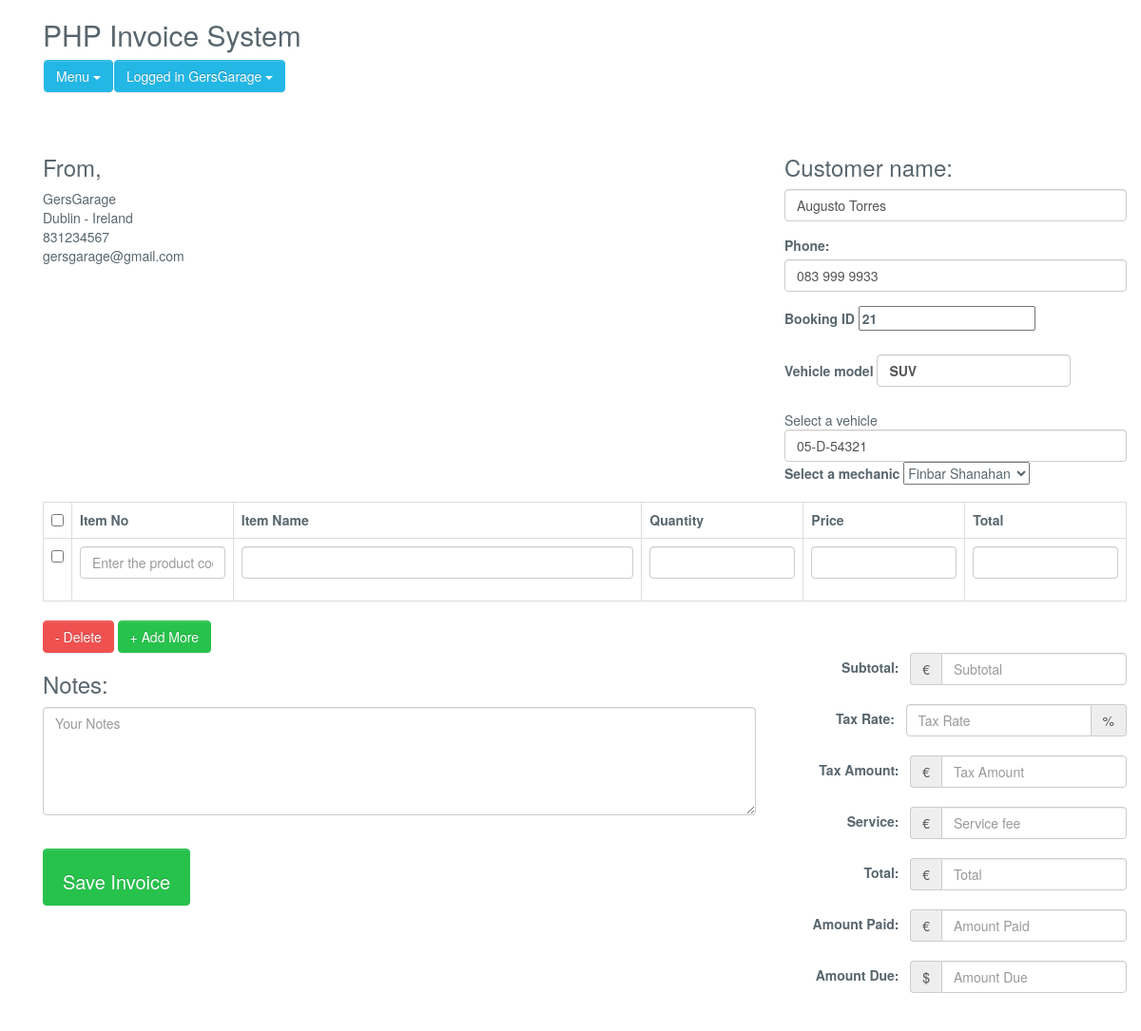
/manager/invoice-system-php/create_invoice.php?id=21 (signed in), run on the app's committed database.
### tables this page shows
CREATE TABLE `bookings` (
  `id` int(11) NOT NULL,
  `name` varchar(200) NOT NULL,
  `phone` varchar(100) NOT NULL,
  `email` varchar(100) NOT NULL,
  `date` date NOT NULL,
  `timeslot` varchar(100) NOT NULL,
  `vehicle_type` int(11) NOT NULL,
  `vehicle_license` varchar(11) NOT NULL,
  `engine_type` int(11) NOT NULL,
  `booking_type` int(11) NOT NULL,
  `comments` varchar(200) NOT NULL,
  `status` int(11) NOT NULL DEFAULT 1,
  `username_id` int(11) NOT NULL
);

CREATE TABLE `vehicle_type` (
  `type_id` int(10) NOT NULL,
  `type_name` varchar(50) NOT NULL
);

### manager/invoice-system-php/create_invoice.php (the view, shortened to what this page needs)
<?php
include('inc/header.php');
$mysqli = new mysqli('localhost', 'root', 'root', 'garage');
$bookingID = $_GET['id'];
$sqlBookings = "SELECT id, name, phone, vehicle_license, type_name FROM bookings LEFT JOIN vehicle_type on bookings.vehicle_type = vehicle_type.type_id where id=$bookingID";
$result = $mysqli->query($sqlBookings);
if ($result->num_rows > 0) {
	while ($booking_data = mysqli_fetch_assoc($result)) {
		$name = $booking_data['name'];
		$phone = $booking_data['phone'];
		$vehicle_license = $booking_data['vehicle_license'];
		$vehicle_type = $booking_data['type_name'];
	}
}
$sql3 = "SELECT * FROM mechanics";
$all_mechanics = mysqli_query($mysqli, $sql3);
?>
<link href="css/style.css" rel="stylesheet">
<?php include('inc/container.php'); ?>
<div class="container content-invoice">
	<form action="" id="invoice-form" method="post" class="invoice-form" role="form" novalidate="">
		<div class="load-animate animated fadeInUp">
			<div class="row">
				<div class="col-xs-8 col-sm-8 col-md-8 col-lg-8">
					<h2 class="title">PHP Invoice System</h2>
					<?php include('menu.php'); ?>
				</div>
			</div>
			<div class="row">
				<div class="col-xs-12 col-sm-4 col-md-4 col-lg-4">
					<h3>From,</h3>
					<?php echo $_SESSION['user']; ?><br>
					<?php echo $_SESSION['address']; ?><br>
					<?php echo $_SESSION['mobile']; ?><br>
					<?php echo $_SESSION['email']; ?><br>
				</div>
				<div class="col-xs-12 col-sm-4 col-md-4 col-lg-4 pull-right">
					<h3>Customer name:</h3>
					<div class="form-group">
						<input type="text" class="form-control" name="companyName" id="companyName" value="<?php echo $name ?>" autocomplete="off">
					</div>
					<div class="form-group">
						<label>Phone: </label>
						<input type="text" class="form-control" name="address" id="address" value="<?php echo $phone ?>"></textarea>
					</div>
					<div class="form-group">
						<label>Booking ID <label>
							<input type="text" name="booking_id" id="booking_id" value="<?php echo $bookingID ?>">
					</div>
					<div class="form-group">
						<label>Vehicle model <label>
							<input type="text" class="form-control" name="vehicleLicense" id="vehicleLicense"
							value="<?php echo $vehicle_type?>" autocomplete="off">
					</div>
					<div>
						<lable>Select a vehicle</label>
							<input type="text" class="form-control" name="vehicle_type" value="<?php echo $vehicle_license?>">
					</div>
					<div class="form-group">
						<label>Select a mechanic</label>
							<select name="mechanic">
								<?php
									while (
										$mechanics = mysqli_fetch_array(
											$all_mechanics,
											MYSQLI_ASSOC
											)
										):
								?>
									<option value="<?php echo $mechanics["mechanic_id"];
									?>">
										<?php echo $mechanics["fullname"];
										?>
									</option>
								<?php
									endwhile;
								?>
							</select>
					</div>
				</div>
			</div>
			<div class="row">
				<div class="col-xs-12 col-sm-12 col-md-12 col-lg-12">
					<table class="table table-bordered table-hover" id="invoiceItem">
						<tr>
							<th width="2%"><input id="checkAll" class="formcontrol" type="checkbox"></th>
							<th width="15%">Item No</th>
							<th width="38%">Item Name</th>
							<th width="15%">Quantity</th>
							<th width="15%">Price</th>
							<th width="15%">Total</th>
						</tr>
						<tr>
							<td>
								<input class="itemRow"type="checkbox">
							</td>
							<td>
							<div class="form-group">
								<input type='text' name="productCode[]" id='productCode_1' class='form-control'
									placeholder='Enter the product code' onkeyup="GetDetail(this.value, 1)" value="">
							</div>
							</td>
							<td>
							<div class="form-group">
								<input type="text" name="productName[]" id="productName_1" class="form-control"
							 value="" autocomplete="off">
							</div>
							</td>
							<td>
								<input type="number" name="quantity[]" id="quantity_1" class="form-control quantity"
									autocomplete="off">
								</td>
							<td>
								<input type="number" name="price[]" id="price_1" class="form-control price" autocomplete="off">
							</td>
							<td>
								<input type="number" name="total[]" id="total_1" class="form-control total"
									autocomplete="off"></td>
						</tr>
					</table>
				</div>
			</div>
			<div class="row">
				<div class="col-xs-12 col-sm-3 col-md-3 col-lg-3">
					<button class="btn btn-danger delete" id="removeRows" type="button">- Delete</button>
					<button class="btn btn-success" id="addRows" type="button">+ Add More</button>
				</div>
			</div>
			<div class="row">
				<div class="col-xs-12 col-sm-8 col-md-8 col-lg-8">
					<h3>Notes: </h3>
					<div class="form-group">
						<textarea class="form-control txt" rows="5" name="notes" id="notes"
							placeholder="Your Notes"></textarea>
					</div>
					<br>
					<div class="form-group">
						<input data-loading-text="Saving Invoice..." type="submit" name="invoice_btn"
							value="Save Invoice" class="btn btn-success submit_btn invoice-save-btm">
					</div>
				</div>
				<div class="col-xs-12 col-sm-4 col-md-4 col-lg-4">
					<span class="form-inline">
						<div class="form-group">
							<label>Subtotal: &nbsp;</label>
							<div class="input-group">
								<div class="input-group-addon currency">€</div>
								<input value="" type="number" class="form-control" name="subTotal" id="subTotal"
									placeholder="Subtotal">
							</div>
						</div>
						<div class="form-group">
							<label>Tax Rate: &nbsp;</label>
							<div class="input-group">
								<input value="" type="number" class="form-control" name="taxRate" id="taxRate"
									placeholder="Tax Rate">
								<div class="input-group-addon">%</div>
							</div>
						</div>
						<div class="form-group">
							<label>Tax Amount: &nbsp;</label>
							<div class="input-group">
								<div class="input-group-addon currency">€</div>
								<input value="" type="number" class="form-control" name="taxAmount" id="taxAmount"
									placeholder="Tax Amount">
							</div>
						</div>
						<div class="form-group">
							<label>Service: &nbsp;</label>
							<div class="input-group">
								<div class="input-group-addon currency">€</div>
								<input value="" type="number" class="form-control" name="service_fee" id="service_fee"
									placeholder="Service fee">
							</div>
						</div>
						<div class="form-group">
							<label>Total: &nbsp;</label>
							<div class="input-group">
								<div class="input-group-addon currency">€</div>
								<input value="" type="number" class="form-control" name="totalAftertax"
									id="totalAftertax" placeholder="Total">
							</div>
						</div>
						<div class="form-group">
							<label>Amount Paid: &nbsp;</label>
							<div class="input-group">
								<div class="input-group-addon currency">€</div>
								<input value="" type="number" class="form-control" name="amountPaid" id="amountPaid"
									placeholder="Amount Paid">
							</div>
						</div>
						<div class="form-group">
							<label>Amount Due: &nbsp;</label>
							<div class="input-group">
								<div class="input-group-addon currency">$</div>
								<input value="" type="number" class="form-control" name="amountDue" id="amountDue"
									placeholder="Amount Due">
							</div>
						</div>
					</span>
				</div>
			</div>
		</div>
	</form>
</div>
</div>
<?php include('inc/footer.php'); ?>

### manager/invoice-system-php/css/style.css (style rules this page uses)
html { background-color1: #f0f3f4; position: relative; min-height: 100%; }
body { background-color: transparent; color: #58666e; font-family: "Source Sans Pro","Helvetica Neue",Helvetica,Arial,sans-serif; font-size: 14px; line-height: 1.42857; }
.btn-success, .panel-success { background-color: #27c24c !important; border-color: #27c24c !important; color: #fff !important; }
.btn-danger, .panel-danger { background-color: #f05050; border-color: #f05050; color: #fff !important; }
input[type=number] { -moz-appearance: textfield; }
.form-inline .form-group { margin-bottom: 20px; float: right; }
.invoice-save-btm { height:60px;padding:20px;font-size:20px; }

### data on the page
bookings: companyName "Augusto Torres", address "083 999 9933", vehicleLicense "SUV", vehicle_type "05-D-54321"

### other printed values
$_SESSION['user'] "GersGarage"
$_SESSION['address'] "Dublin - Ireland"
$_SESSION['mobile'] "831234567"
$_SESSION['email'] "gersgarage@gmail.com"
form field mechanic "Finbar Shanahan"
